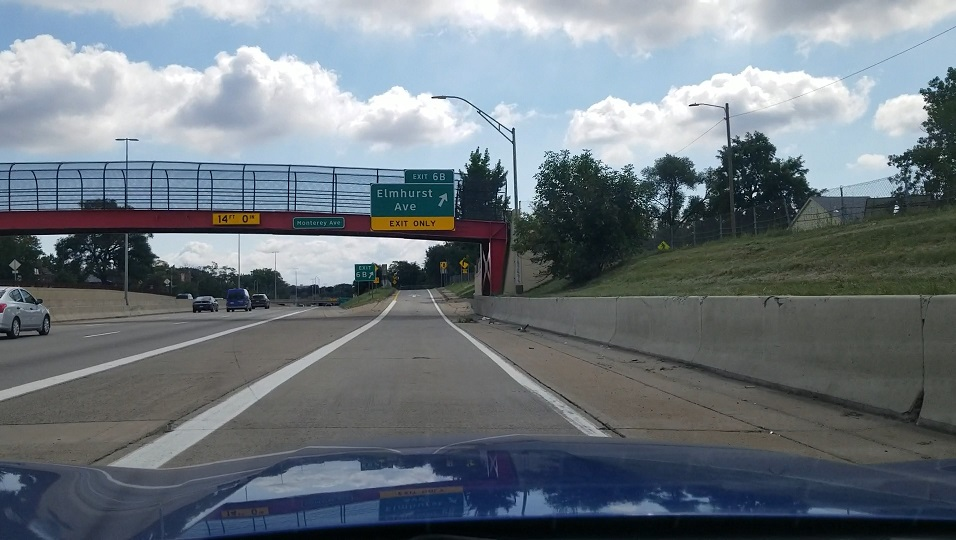
#> input picture autonomouscars/computer_vision2/new_test_image_3.jpg, 956 x 540 px
$ jupyter execute 'Lecture 5.8 Region of interest Selection.ipynb'   (shell and % lines are left out)
#> lines starting #> are read from the running program, lines starting #| are printed output that depends on the picture; after the words box and inside, x2 and y2 are one past the last pixel; in counts of white or black regions, pixels touching at a corner belong together
## CODE TO PERFORM REGION OF INTEREST (ROI) SELECTION
## Dr. Ryan Ahmed

# LOAD/DISPLAY IMAGE

[cell 1]
import cv2
import numpy as np
import matplotlib.image as mpimg
from matplotlib import pyplot as plt

image_color = cv2.imread('new_test_image_3.jpg')
#> image_color is the input picture: shape (540, 956, 3); mean B, G, R 126.7, 119.5, 110.3
# image_color = mpimg.imread('image_lane_c.jpg') # import image as RGB instead of BGR

cv2.imshow('Original Image', image_color)
cv2.waitKey()
cv2.destroyAllWindows()

[cell 2]
height, width = image_color.shape[:2]
#> height = 540; width = 956

[cell 3]
height
#> Out = 540

[cell 4]
width
#> Out = 956

[cell 5]
plt.imshow(image_color)

[cell 6]
image_color.shape
#> Out = (540, 956, 3)

## CONVERT TO GREYSCALE

[cell 7]
image_gray = cv2.cvtColor(image_color, cv2.COLOR_BGR2GRAY)
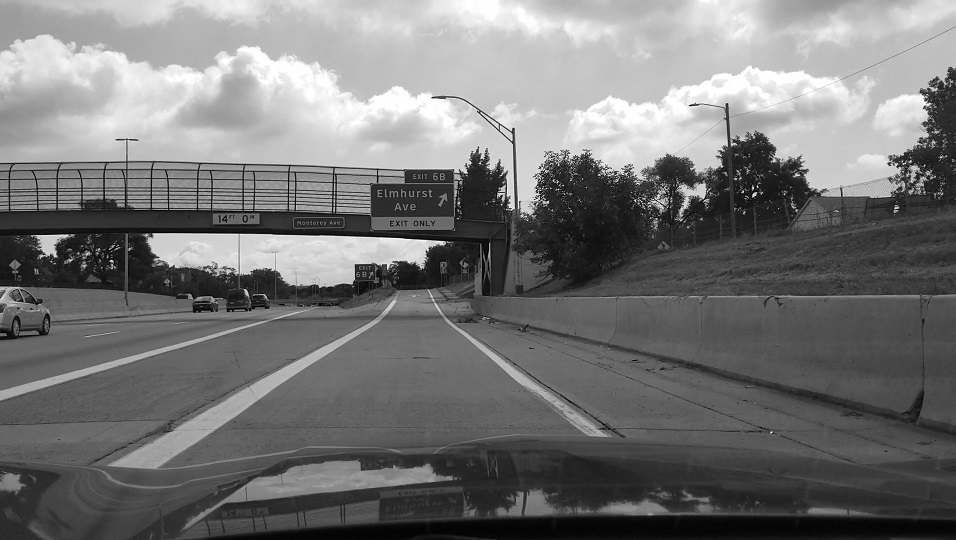
#> image_gray: shape (540, 956); min 0, max 255, mean 117.5
plt.imshow(image_gray, cmap = 'gray')

[cell 8]
image_gray.shape
#> Out = (540, 956)

# PERFORM REGION OF INTEREST MASKING

[cell 9]
# Select points of the region of interest (ROI)
ROI = np.array([[(0, height),(320, 300), (500, 300), (width, height)]], dtype=np.int32)

# define a blank image with all zeros (ie: black)
blank = np.zeros_like(image_gray)

[cell 10]
blank.shape
#> Out = (540, 956)

[cell 11]
# Fill the Region of interest with white color (ie: 255)!
mask = cv2.fillPoly(blank, ROI, 255)
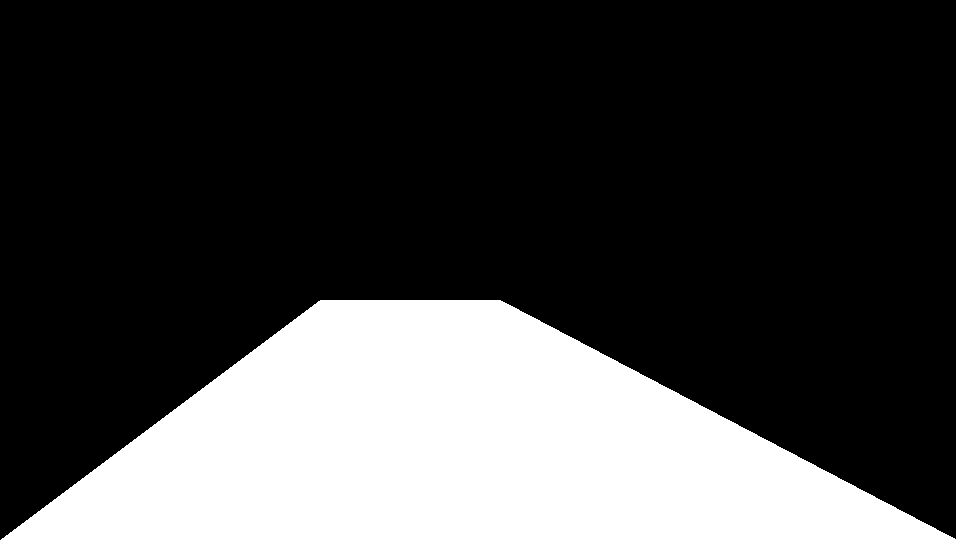
#> blank: shape (540, 956); 26.4% white; 1 white region, box (x1, y1, x2, y2) and area: (1, 300, 956, 540) 136468

# Perform bitwise AND operation to select only the region of interest
masked_image = cv2.bitwise_and(image_gray, mask)
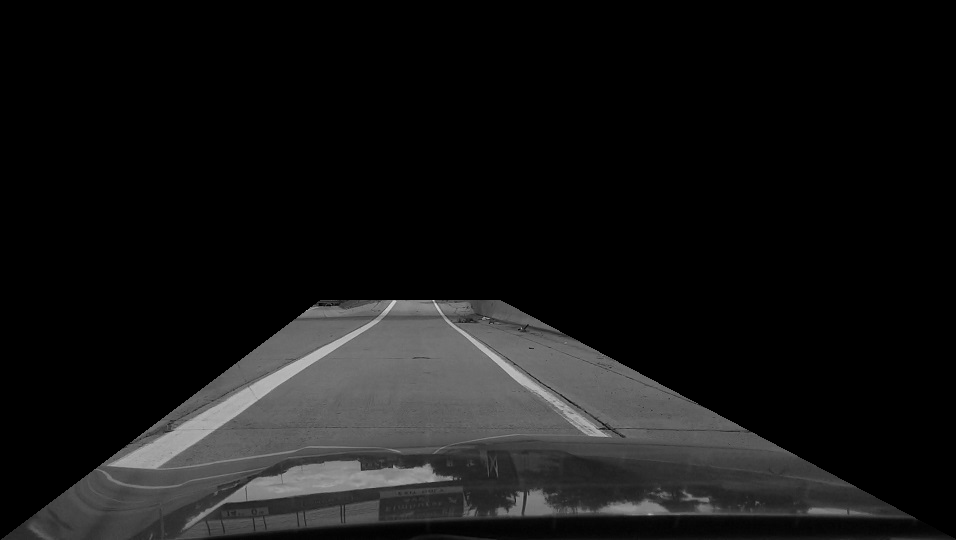
#> masked_image: shape (540, 956); min 0, max 219, mean 21

[cell 12]
masked_image.shape
#> Out = (540, 956)

$ run again, with autonomouscars/computer_vision2/image_lane_c.jpg copied over autonomouscars/computer_vision2/new_test_image_3.jpg
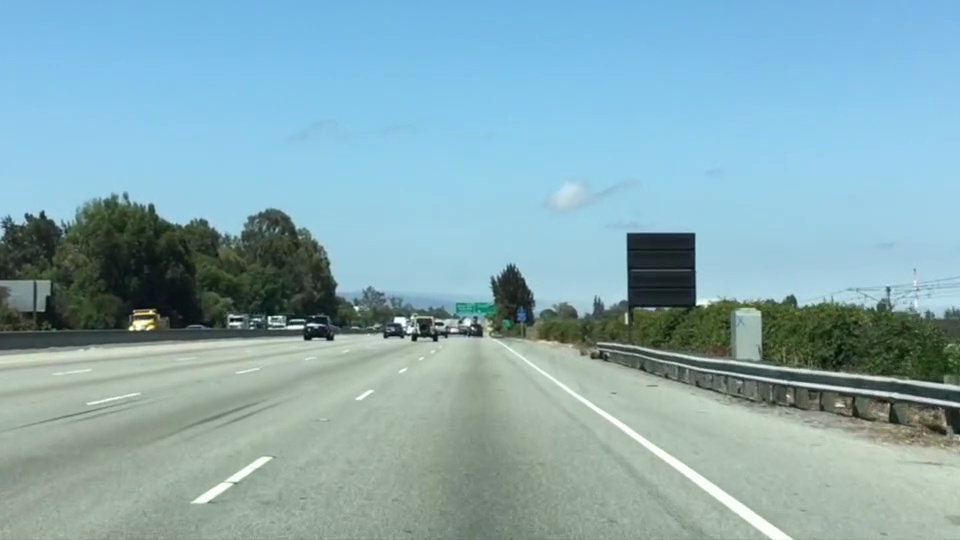
#> input picture autonomouscars/computer_vision2/image_lane_c.jpg, 960 x 540 px
#> image_color is the input picture: shape (540, 960, 3); mean B, G, R 179.2, 171.1, 135.5
#> `mask = cv2.fillPoly(blank, ROI, 255)`:
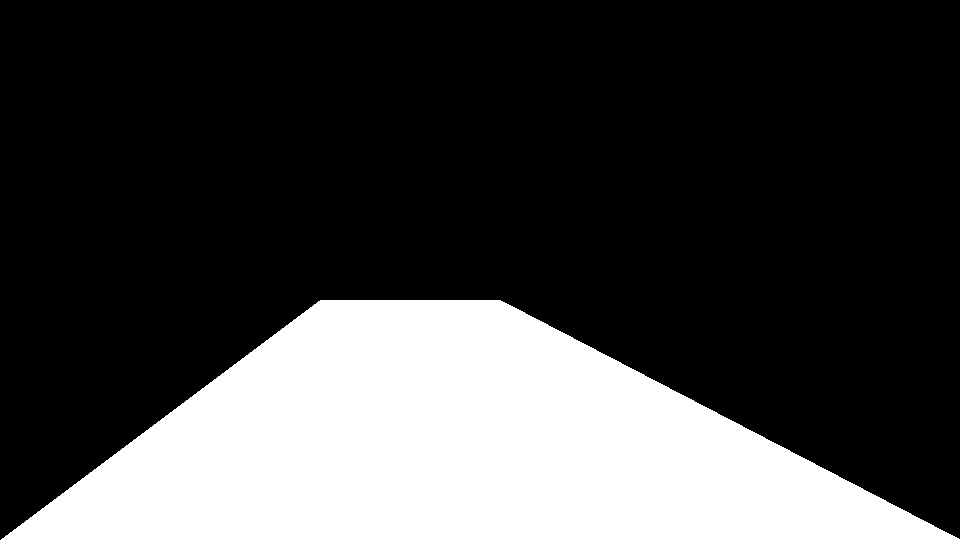
#> blank: shape (540, 960); 26.4% white; 1 white region, box (x1, y1, x2, y2) and area: (1, 300, 960, 540) 136950
#> `masked_image = cv2.bitwise_and(image_gray, mask)`:
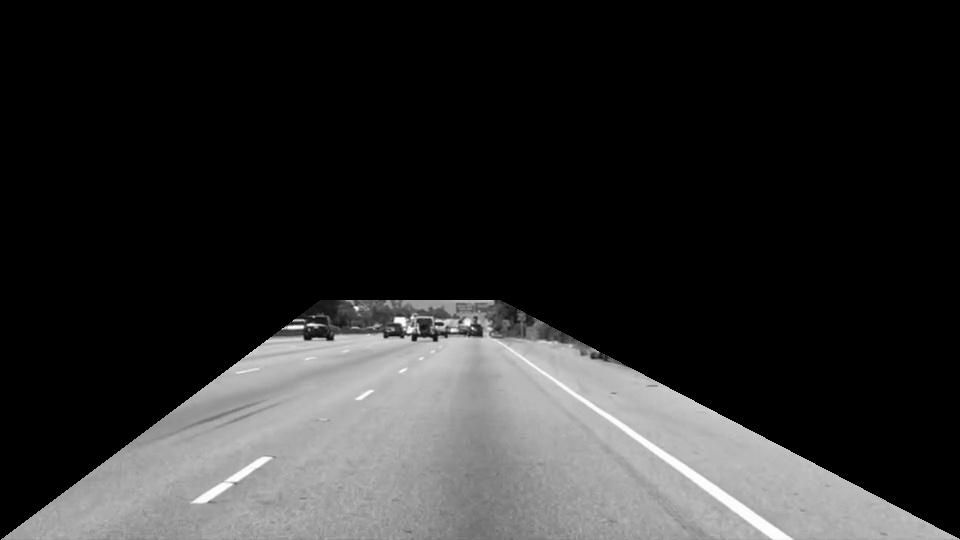
#> masked_image: shape (540, 960); min 0, max 254, mean 43.6

$ run again, with autonomouscars/computer_vision2/Speed_Sign_View_2.jpg copied over autonomouscars/computer_vision2/new_test_image_3.jpg
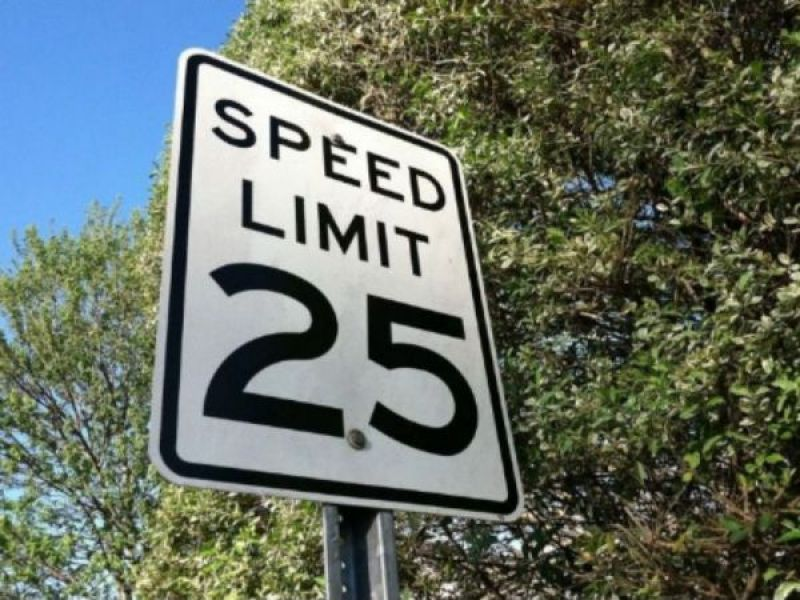
#> input picture autonomouscars/computer_vision2/Speed_Sign_View_2.jpg, 800 x 600 px
#> image_color is the input picture: shape (600, 800, 3); mean B, G, R 99.4, 110.1, 100.7
#> `mask = cv2.fillPoly(blank, ROI, 255)`:
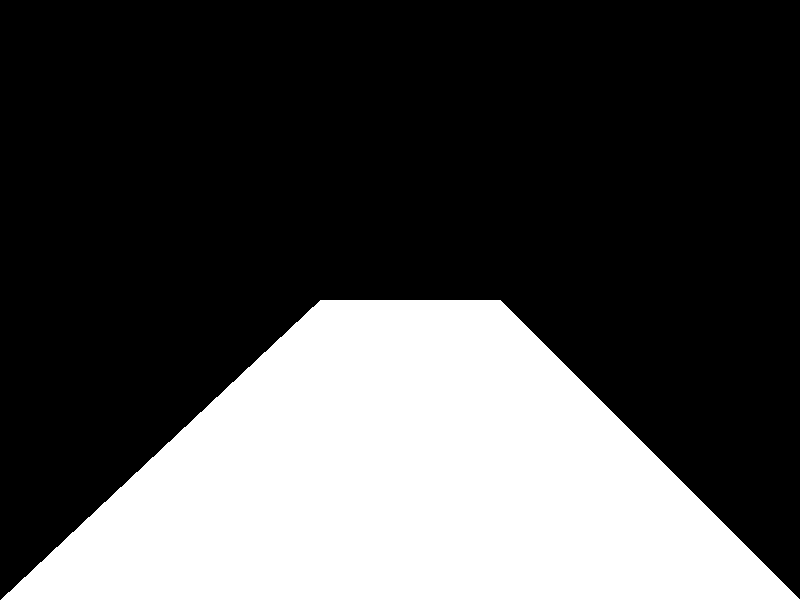
#> blank: shape (600, 800); 30.6% white; 1 white region, box (x1, y1, x2, y2) and area: (1, 300, 800, 600) 147010
#> `masked_image = cv2.bitwise_and(image_gray, mask)`:
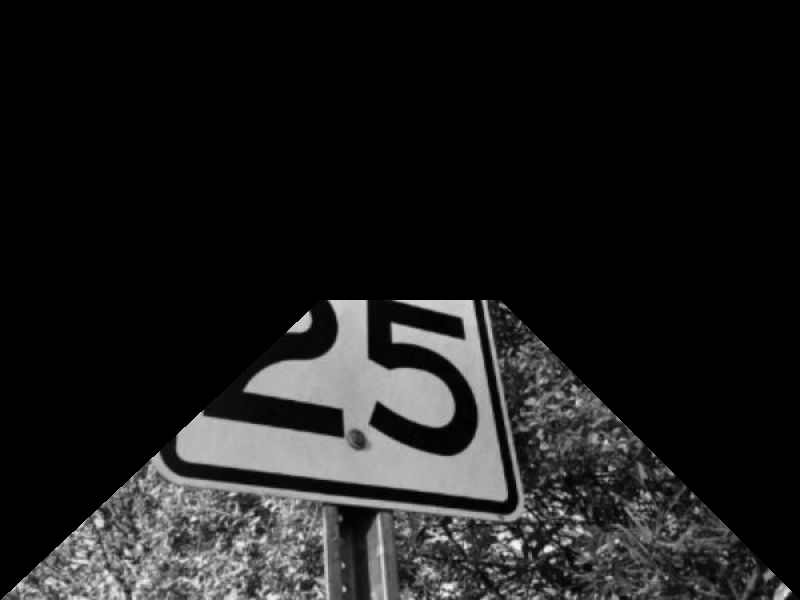
#> masked_image: shape (600, 800); min 0, max 248, mean 28.9
